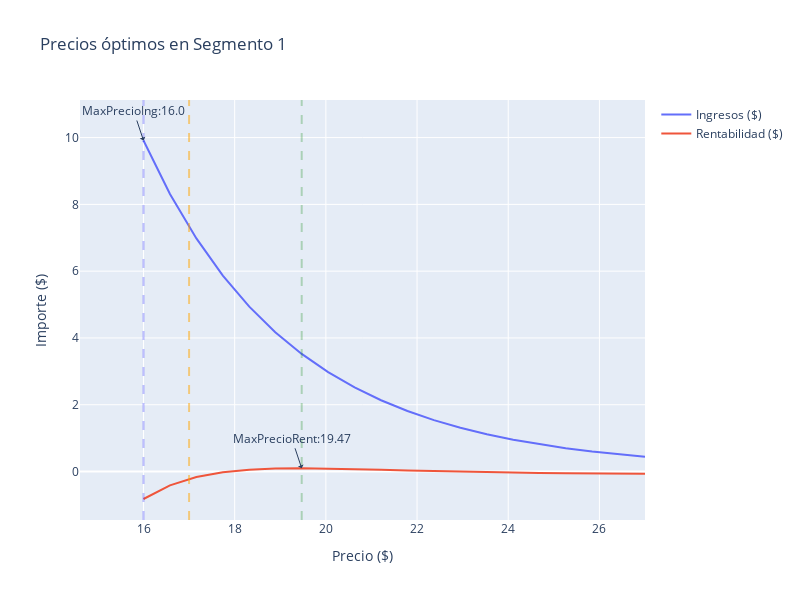

The cell this chart's notebook holds for it:
### Code cell
fig = go.Figure()

# Se agrega el precio máximo de ingreso
fig.add_trace(go.Scatter(x=df_elasticidad['irr'], y=df_elasticidad['ingresos_seg1'], name='Ingresos ($)'))
# Se agrega la etiqueta
fig.add_annotation(x=float(max_ing_seg1['irr']), y=float(max_ing_seg1['ingresos_seg1']),
                                  text="MaxPrecioIng:"+str(float(max_ing_seg1['irr'].round(2))),
                                  showarrow=True,
                                  arrowhead=1)
# Se agrega la recta del precio máximo
fig.add_vline(x=float(max_ing_seg1['irr']), line_width=2, line_dash="dash",
                             line_color="blue", opacity=0.25)

# Se agrega el precio máximo de rentabilidad
fig.add_trace(go.Scatter(x=df_elasticidad['irr'], y=df_elasticidad['rentabilidad_seg1'], name='Rentabilidad ($)'))
# Se agrega la etiqueta
fig.add_annotation(x=float(max_ren_seg1['irr']), y=float(max_ren_seg1['rentabilidad_seg1']),
                                  text="MaxPrecioRent:"+str(float(max_ren_seg1['irr'].round(2))),
                                  showarrow=True,
                                  arrowhead=1)
# Se agrega la recta del precio máximo
fig.add_vline(x=float(max_ren_seg1['irr']), line_width=2, line_dash="dash",
                             line_color="green", opacity=0.25)

# Agregamos la línea de restricción: Costo
fig.add_vline(x=float(df_elasticidad['costo'].mean()), line_width=2, line_dash="dash",
                             line_color="orange", opacity=0.5)

# Configuración del gráfico
fig.update_layout(
    showlegend=True,
    width=800,
    height=600,
    xaxis_title="Precio ($)",
    yaxis_title="Importe ($)",
    title="Precios óptimos en Segmento 1")

### Figure 1 — Plotly figure (JSON) as saved in the notebook; plotly's stock layout.template omitted (floating-point values rounded to 4 significant figures)
{"data": [{"name": "Ingresos ($)", "type": "scatter", "x": [16, 16.58, 17.16, 17.74, 18.32, 18.89, 19.47, 20.05, 20.63, 21.21, 21.79, 22.37, 22.95, 23.53, 24.11, 24.68, 25.26, 25.84, 26.42, 27], "y": [9.913, 8.313, 6.98, 5.867, 4.938, 4.174, 3.522, 2.976, 2.519, 2.134, 1.811, 1.539, 1.31, 1.117, 0.9532, 0.8169, 0.6992, 0.5993, 0.5144, 0.4421]}, {"name": "Rentabilidad ($)", "type": "scatter", "x": [16, 16.58, 17.16, 17.74, 18.32, 18.89, 19.47, 20.05, 20.63, 21.21, 21.79, 22.37, 22.95, 23.53, 24.11, 24.68, 25.26, 25.84, 26.42, 27], "y": [-0.8226, -0.4125, -0.1635, -0.01965, 0.05649, 0.08957, 0.09715, 0.08931, 0.07322, 0.05345, 0.03284, 0.0131, -0.004833, -0.02051, -0.03378, -0.04453, -0.05328, -0.06004, -0.06505, -0.06854]}], "layout": {"annotations": [{"arrowhead": 1, "showarrow": true, "text": "MaxPrecioIng:16.0", "x": 16, "y": 9.913}, {"arrowhead": 1, "showarrow": true, "text": "MaxPrecioRent:19.47", "x": 19.47, "y": 0.09715}], "height": 600, "shapes": [{"line": {"color": "blue", "dash": "dash", "width": 2}, "opacity": 0.25, "type": "line", "x0": 16, "x1": 16, "xref": "x", "y0": 0, "y1": 1, "yref": "y domain"}, {"line": {"color": "green", "dash": "dash", "width": 2}, "opacity": 0.25, "type": "line", "x0": 19.47, "x1": 19.47, "xref": "x", "y0": 0, "y1": 1, "yref": "y domain"}, {"line": {"color": "orange", "dash": "dash", "width": 2}, "opacity": 0.5, "type": "line", "x0": 17, "x1": 17, "xref": "x", "y0": 0, "y1": 1, "yref": "y domain"}], "showlegend": true, "title": {"text": "Precios óptimos en Segmento 1"}, "width": 800, "xaxis": {"title": {"text": "Precio ($)"}}, "yaxis": {"title": {"text": "Importe ($)"}}}}
